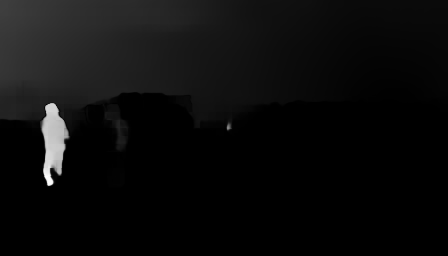
#> input picture data/00001/0278/flow_im2_im3_gray.png, 448 x 256 px, found by its file name
$ python flow_grid_split.py   (older library calls are emulated)
#> lines starting #> are read from the running program, lines starting #| are printed output that depends on the picture
# [52 lines of commented-out code are left out]


import cv2
import numpy as np

# 加载灰度图像
image_path = '/mnt/workspace/vimeo_triplet/sequences/00025/0002/flow_im2_im3_gray.png'
image = cv2.imread(image_path, cv2.IMREAD_GRAYSCALE)
#> image is the input picture: shape (256, 448); min 0, max 255, mean 12

if image is None:
    raise FileNotFoundError(f"无法加载图像: {image_path}")

# 计算X和Y方向上的梯度
grad_x = cv2.Sobel(image, cv2.CV_64F, 1, 0, ksize=3)
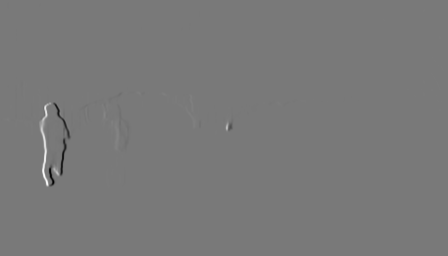
#> grad_x: shape (256, 448) float64; min -880, max 966, mean -0.4; drawn with min black and max white
grad_y = cv2.Sobel(image, cv2.CV_64F, 0, 1, ksize=3)
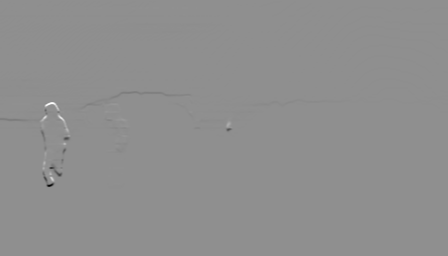
#> grad_y: shape (256, 448) float64; min -960, max 747, mean -0.9; drawn with min black and max white

# 计算梯度幅值
grad_magnitude = cv2.magnitude(grad_x, grad_y)
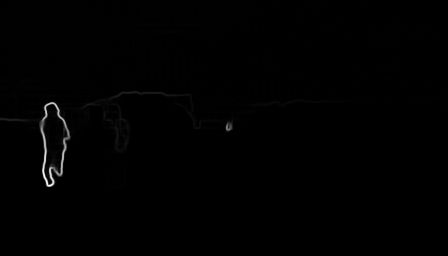
#> grad_magnitude: shape (256, 448) float64; min 0, max 994.9, mean 4.6; drawn with min black and max white

# 设定两个梯度阈值
threshold_small = 180  # 用于64x64和32x32块的阈值
threshold_large = 500  # 用于更小块的阈值

# 创建一个空的掩码，用于绘制方块
output_image = cv2.cvtColor(image, cv2.COLOR_GRAY2BGR)

def adaptive_block_division(image, x, y, width, height, grad_magnitude, output_image,
                           threshold_small, threshold_large, min_block_size):
    """
    自适应块划分函数，根据梯度幅值和块大小决定是否进一步划分。

    参数:
    - image: 原始灰度图像
    - x, y: 当前块的左上角坐标
    - width, height: 当前块的宽度和高度
    - grad_magnitude: 梯度幅值图
    - output_image: 输出图像，用于绘制矩形
    - threshold_small: 大块（64x64或32x32）的阈值
    - threshold_large: 小块（小于32x32）的阈值
    - min_block_size: 最小块大小，默认16
    """

    # 选择当前块应使用的阈值
    if width >= 32 :#and height >= 32:
        current_threshold = threshold_small
    else:
        current_threshold = threshold_large

    # 提取当前块的梯度幅值
    block_grad = grad_magnitude[y:y + height, x:x + width]

    # 判断是否需要进一步划分
    if np.max(block_grad) > current_threshold and width > min_block_size and height > min_block_size:
        half_width = width // 2
        half_height = height // 2

        # 递归划分四个子块
        adaptive_block_division(image, x, y, half_width, half_height, grad_magnitude,
                               output_image, threshold_small, threshold_large, min_block_size)
        adaptive_block_division(image, x + half_width, y, half_width, half_height, grad_magnitude,
                               output_image, threshold_small, threshold_large, min_block_size)
        adaptive_block_division(image, x, y + half_height, half_width, half_height, grad_magnitude,
                               output_image, threshold_small, threshold_large, min_block_size)
        adaptive_block_division(image, x + half_width, y + half_height, half_width, half_height, grad_magnitude,
                               output_image, threshold_small, threshold_large, min_block_size)
    else:
        # 如果不需要划分，则画出当前块
        cv2.rectangle(output_image, (x, y), (x + width, y + height), (0, 255, 0), 1)

# 定义初始块大小
initial_block_size = 64  # 可以调整为32或其他合适的值

# 将图像分割成初始块，并对每个块进行自适应划分
for y in range(0, image.shape[0], initial_block_size):
    for x in range(0, image.shape[1], initial_block_size):
        # 确保不要超出图像边界
        width = min(initial_block_size, image.shape[1] - x)
        height = min(initial_block_size, image.shape[0] - y)

        # 对每个初始块进行自适应划分
        adaptive_block_division(image, x, y, width, height, grad_magnitude,
                               output_image, threshold_small, threshold_large, min_block_size=16)
#> this loop made 4 passes
#> pass 1, in adaptive_block_division (call 2), `block_grad = grad_magnitude[y:y + height, x:x + width]`:
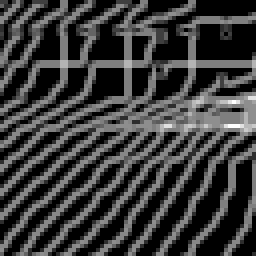
#> block_grad: shape (64, 64) float64 (shown 4 times larger); min 0, max 8, mean 1.9; drawn with min black and max white
#> pass 1, in adaptive_block_division (call 3), `block_grad = grad_magnitude[y:y + height, x:x + width]`:
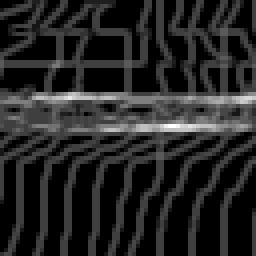
#> block_grad: shape (64, 64) float64 (shown 4 times larger); min 0, max 16, mean 2.38; drawn with min black and max white
#> pass 1, in adaptive_block_division (call 4), `block_grad = grad_magnitude[y:y + height, x:x + width]`:
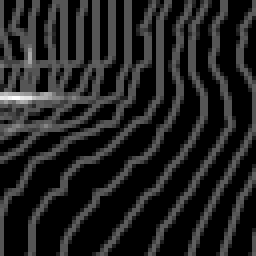
#> block_grad: shape (64, 64) float64 (shown 4 times larger); min 0, max 12, mean 1.63; drawn with min black and max white

# 保存结果
output_path = '/mnt/workspace/optical_stego/output_grid_image.png'
cv2.imwrite(output_path, output_image)
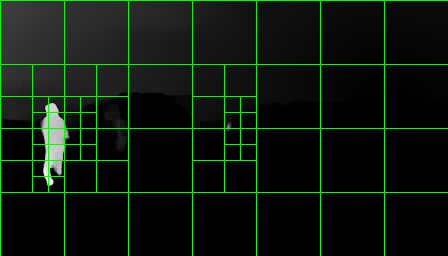
#> saved as output_grid_image.png: shape (256, 448, 3); mean B, G, R 11.2, 21.7, 11.2
print(f"结果已保存到: {output_path}")

$ run again, with host1.png copied over data/00001/0278/flow_im2_im3_gray.png
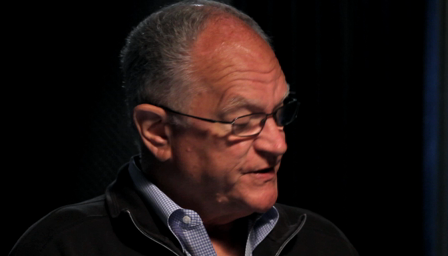
#> input picture host1.png, 448 x 256 px, found by its file name
#> the loop `for y in range(0, image.shape[0], initial_block_size):` made 4 passes
#> pass 1, in adaptive_block_division (call 3), `block_grad = grad_magnitude[y:y + height, x:x + width]`:
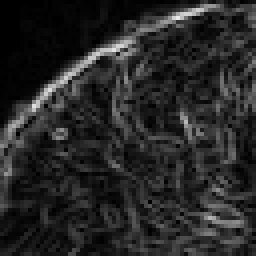
#> block_grad: shape (64, 64) float64 (shown 4 times larger); min 0, max 234.8, mean 39.1
#> `cv2.imwrite(output_path, output_image)`:
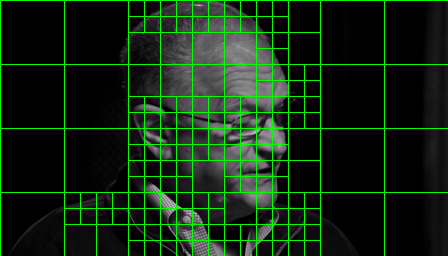
#> saved as output_grid_image.png: shape (256, 448, 3); mean B, G, R 19.8, 36.2, 19.8
